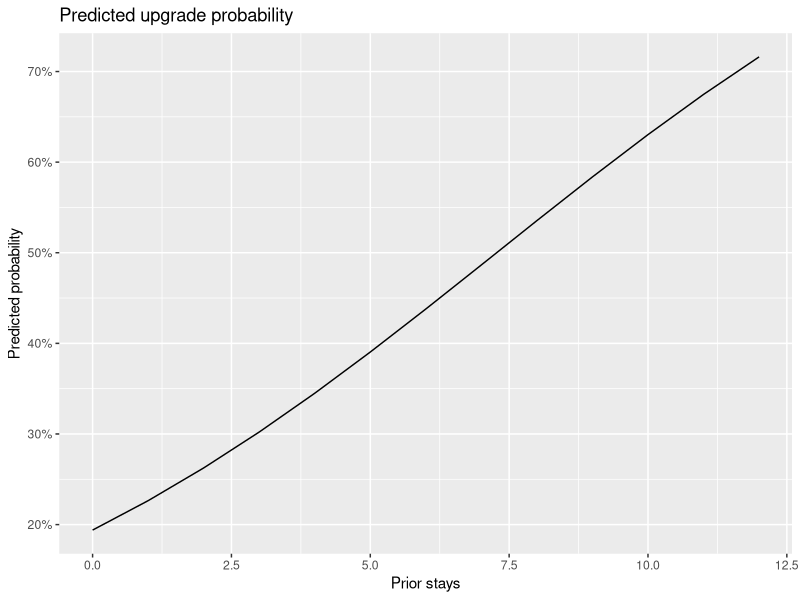

Write the R code that produced this figure.
# ============================================================
# Module 8: Logistic regression
# ============================================================

library(tidyverse)
library(broom)

hotel <- read_csv(
  "data/hotel_upgrades.csv",
  show_col_types = FALSE
) |>
  mutate(
    loyalty_status = factor(
      loyalty_status,
      levels = c("None", "Silver", "Gold", "Platinum")
    ),
    special_event = factor(special_event),
    direct_booking = factor(direct_booking)
  )

# Inspect the outcome
hotel |>
  count(upgrade) |>
  mutate(percent = 100 * n / sum(n))

# Estimate the model
upgrade_model <- glm(
  upgrade ~
    loyalty_status +
    prior_stays +
    occupancy_rate +
    total_spend_eur +
    special_event +
    direct_booking,
  data = hotel,
  family = binomial
)

summary(upgrade_model)

# Odds ratios and confidence intervals
tidy(
  upgrade_model,
  exponentiate = TRUE,
  conf.int = TRUE
)

# Predicted probabilities for two guest profiles
guest_profiles <- tibble(
  loyalty_status = factor(
    c("None", "Gold"),
    levels = c("None", "Silver", "Gold", "Platinum")
  ),
  prior_stays = c(0, 7),
  occupancy_rate = c(90, 65),
  total_spend_eur = c(250, 900),
  special_event = factor(
    c("No", "No"),
    levels = levels(hotel$special_event)
  ),
  direct_booking = factor(
    c("No", "Yes"),
    levels = levels(hotel$direct_booking)
  )
)

guest_profiles |>
  mutate(
    predicted_upgrade_probability = predict(
      upgrade_model,
      newdata = guest_profiles,
      type = "response"
    )
  )

# Probability curve across prior stays
probability_data <- tibble(
  loyalty_status = factor(
    "Silver",
    levels = levels(hotel$loyalty_status)
  ),
  prior_stays = 0:12,
  occupancy_rate = mean(hotel$occupancy_rate),
  total_spend_eur = median(hotel$total_spend_eur),
  special_event = factor(
    "No", levels = levels(hotel$special_event)
  ),
  direct_booking = factor(
    "Yes", levels = levels(hotel$direct_booking)
  )
)

probability_data <- probability_data |>
  mutate(
    probability = predict(
      upgrade_model,
      newdata = probability_data,
      type = "response"
    )
  )

probability_data |>
  ggplot(aes(x = prior_stays, y = probability)) +
  geom_line() +
  scale_y_continuous(labels = scales::percent) +
  labs(
    title = "Predicted upgrade probability",
    x = "Prior stays",
    y = "Predicted probability"
  )
